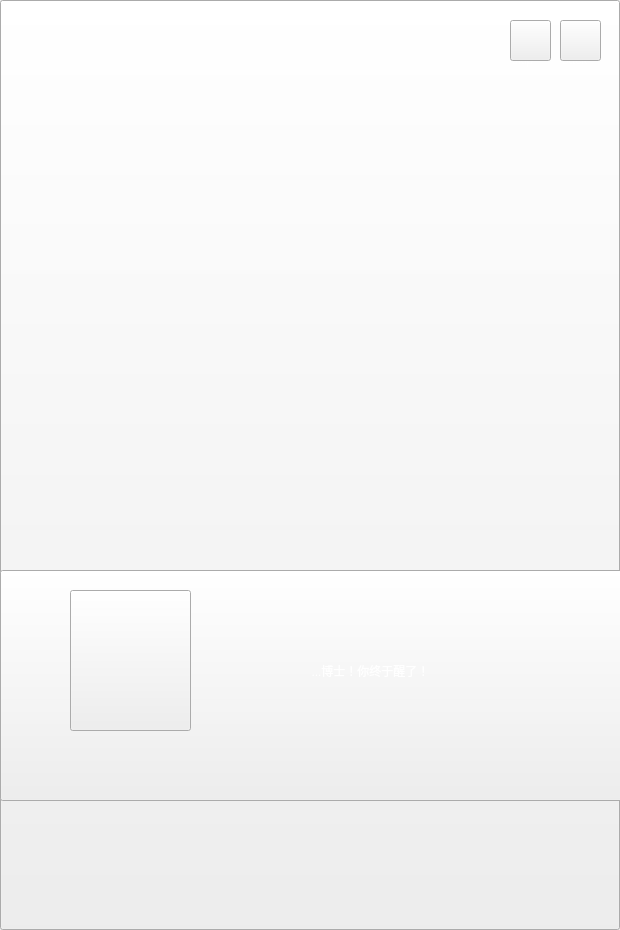
<?xml version="1.0" encoding="UTF-8"?>
<ui version="4.0">
 <class>pone</class>
 <widget class="QWidget" name="pone">
  <property name="geometry">
   <rect>
    <x>0</x>
    <y>0</y>
    <width>620</width>
    <height>930</height>
   </rect>
  </property>
  <property name="windowTitle">
   <string>Form</string>
  </property>
  <widget class="QPushButton" name="buttonone">
   <property name="geometry">
    <rect>
     <x>0</x>
     <y>0</y>
     <width>620</width>
     <height>930</height>
    </rect>
   </property>
   <property name="styleSheet">
    <string notr="true">border-image: url(:/ui/bgtwoo.png);</string>
   </property>
   <property name="text">
    <string/>
   </property>
  </widget>
  <widget class="QToolButton" name="toolButton">
   <property name="geometry">
    <rect>
     <x>0</x>
     <y>570</y>
     <width>631</width>
     <height>231</height>
    </rect>
   </property>
   <property name="styleSheet">
    <string notr="true">border-image: url(:/new/prefix1/ui/contact.png);</string>
   </property>
   <property name="text">
    <string/>
   </property>
  </widget>
  <widget class="QToolButton" name="buttontwo">
   <property name="geometry">
    <rect>
     <x>70</x>
     <y>590</y>
     <width>121</width>
     <height>141</height>
    </rect>
   </property>
   <property name="styleSheet">
    <string notr="true">border-image: url(:/new/prefix1/ui/character_robot_wide.png);</string>
   </property>
   <property name="text">
    <string/>
   </property>
  </widget>
  <widget class="QPushButton" name="buttonthree">
   <property name="geometry">
    <rect>
     <x>240</x>
     <y>640</y>
     <width>261</width>
     <height>61</height>
    </rect>
   </property>
   <property name="styleSheet">
    <string notr="true">background:transparent;
color: rgb(255, 255, 255);
font: 75 11pt &quot;微软雅黑&quot;;</string>
   </property>
   <property name="text">
    <string>...博士！你终于醒了！</string>
   </property>
   <property name="flat">
    <bool>true</bool>
   </property>
  </widget>
  <widget class="QLabel" name="label_3">
   <property name="geometry">
    <rect>
     <x>562</x>
     <y>52</y>
     <width>41</width>
     <height>16</height>
    </rect>
   </property>
   <property name="styleSheet">
    <string notr="true">color: rgb(255, 255, 255);

font: 75 8pt &quot;Cooper Black&quot;;</string>
   </property>
   <property name="text">
    <string>back</string>
   </property>
  </widget>
  <widget class="QPushButton" name="pushButton_3">
   <property name="geometry">
    <rect>
     <x>505</x>
     <y>20</y>
     <width>51</width>
     <height>51</height>
    </rect>
   </property>
   <property name="styleSheet">
    <string notr="true">background:transparent;</string>
   </property>
   <property name="text">
    <string/>
   </property>
   <property name="flat">
    <bool>true</bool>
   </property>
  </widget>
  <widget class="QLabel" name="label_2">
   <property name="geometry">
    <rect>
     <x>512</x>
     <y>52</y>
     <width>41</width>
     <height>16</height>
    </rect>
   </property>
   <property name="styleSheet">
    <string notr="true">color: rgb(255, 255, 255);

font: 75 8pt &quot;Cooper Black&quot;;</string>
   </property>
   <property name="text">
    <string>skip</string>
   </property>
  </widget>
  <widget class="QPushButton" name="pushButton_4">
   <property name="geometry">
    <rect>
     <x>560</x>
     <y>20</y>
     <width>51</width>
     <height>51</height>
    </rect>
   </property>
   <property name="styleSheet">
    <string notr="true">background:transparent;</string>
   </property>
   <property name="text">
    <string/>
   </property>
   <property name="flat">
    <bool>true</bool>
   </property>
  </widget>
  <widget class="QPushButton" name="pushButton_5">
   <property name="geometry">
    <rect>
     <x>560</x>
     <y>20</y>
     <width>41</width>
     <height>41</height>
    </rect>
   </property>
   <property name="styleSheet">
    <string notr="true">border-image: url(:/ui/ship_0001.png);</string>
   </property>
   <property name="text">
    <string/>
   </property>
  </widget>
  <widget class="QPushButton" name="pushButton_2">
   <property name="geometry">
    <rect>
     <x>510</x>
     <y>20</y>
     <width>41</width>
     <height>41</height>
    </rect>
   </property>
   <property name="styleSheet">
    <string notr="true">border-image: url(:/ui/ship_0003.png);</string>
   </property>
   <property name="text">
    <string/>
   </property>
  </widget>
  <zorder>buttonone</zorder>
  <zorder>toolButton</zorder>
  <zorder>buttontwo</zorder>
  <zorder>buttonthree</zorder>
  <zorder>label_3</zorder>
  <zorder>label_2</zorder>
  <zorder>pushButton_5</zorder>
  <zorder>pushButton_2</zorder>
  <zorder>pushButton_3</zorder>
  <zorder>pushButton_4</zorder>
 </widget>
 <resources/>
 <connections/>
</ui>
